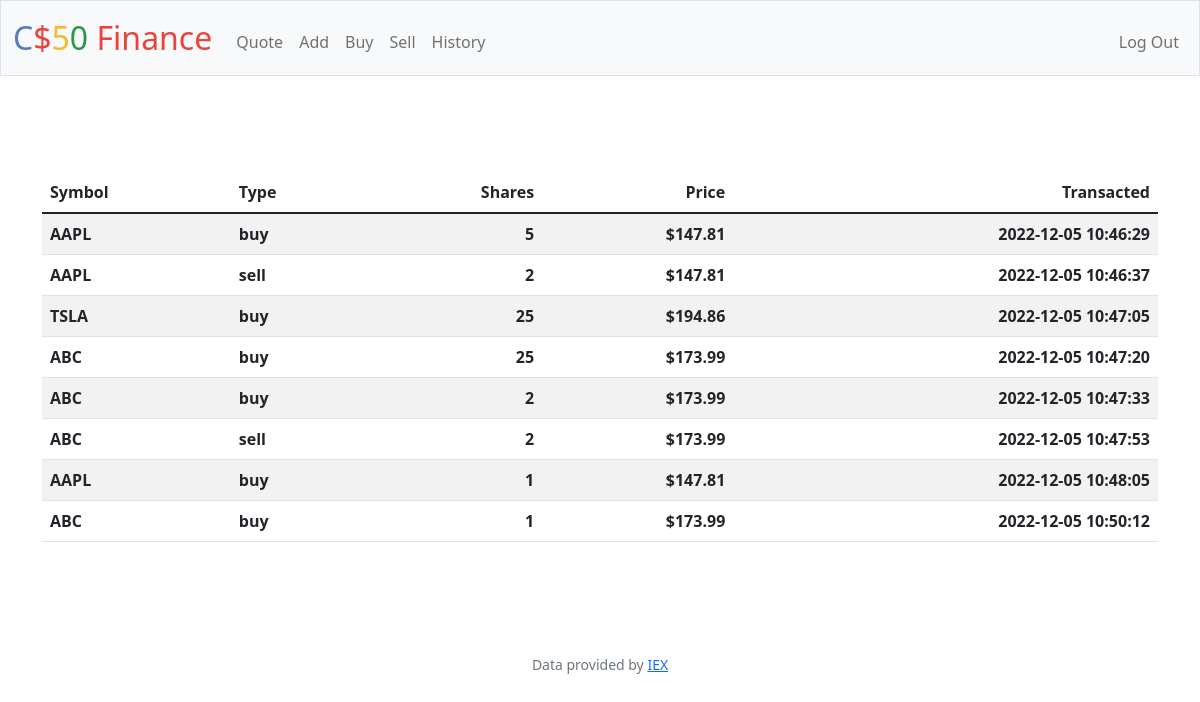
The app's page /history (signed in) with its own data.
### tables this page shows
CREATE TABLE transactions (id INTEGER PRIMARY KEY AUTOINCREMENT NOT NULL, username TEXT NOT NULL, symbol TEXT NOT NULL, shares NUMERIC NOT NULL, type TEXT NOT NULL, price NUMERIC NOT NULL, time TEXT NOT NULL);

### app.py (the view)
@app.route("/history")
@login_required
def history():
    username = db.execute("SELECT username FROM users WHERE id = ?", session["user_id"])[0]["username"]
    transactions = db.execute("SELECT symbol, type, shares, price, time FROM transactions WHERE username = ?", username)
    return render_template("history.html", transactions=transactions)

### app.py (called while the page is built)
@app.after_request
def after_request(response):
    response.headers["Cache-Control"] = "no-cache, no-store, must-revalidate"
    response.headers["Expires"] = 0
    response.headers["Pragma"] = "no-cache"
    return response

### helpers.py (called while the page is built)
def login_required(f):
    @wraps(f)
    def decorated_function(*args, **kwargs):
        if session.get("user_id") is None:
            return redirect("/login")
        return f(*args, **kwargs)
    return decorated_function

### templates/history.html (shortened to what this page needs)
{% extends "layout.html" %}
{% block main %}
<main class="container py-5 text-center">
    <table class="table table-striped">
        <thead>
            <tr>
                <th class="text-start">Symbol</th>
                <th class="text-start">Type</th>
                <th class="text-end">Shares</th>
                <th class="text-end">Price</th>
                <th class="text-end">Transacted</th>
            </tr>
        </thead>
        <tbody>
            {% for row in transactions %}
                <tr>
                    <th class="text-start">{{ row["symbol"] }}</th>
                    <th class="text-start">{{ row["type"] }}</th>
                    <th class="text-end">{{ row["shares"] }}</th>
                    <th class="text-end"> {{ row["price"] }} </th>
                    <th class="text-end">{{ row["time"] }}</th>
                </tr>
            {% endfor %}
        </tbody>
    </table>
</main>
{% endblock %}

### records on screen
transactions: symbol "AAPL", type "buy", shares "5", price "$147.81", time "2022-12-05 10:46:29"
transactions: symbol "AAPL", type "sell", shares "2", price "$147.81", time "2022-12-05 10:46:37"
transactions: symbol "TSLA", type "buy", shares "25", price "$194.86", time "2022-12-05 10:47:05"
transactions: symbol "ABC", type "buy", shares "25", price "$173.99", time "2022-12-05 10:47:20"
transactions: symbol "ABC", type "buy", shares "2", price "$173.99", time "2022-12-05 10:47:33"
transactions: symbol "ABC", type "sell", shares "2", price "$173.99", time "2022-12-05 10:47:53"
transactions: symbol "AAPL", type "buy", shares "1", price "$147.81", time "2022-12-05 10:48:05"
transactions: symbol "ABC", type "buy", shares "1", price "$173.99", time "2022-12-05 10:50:12"
